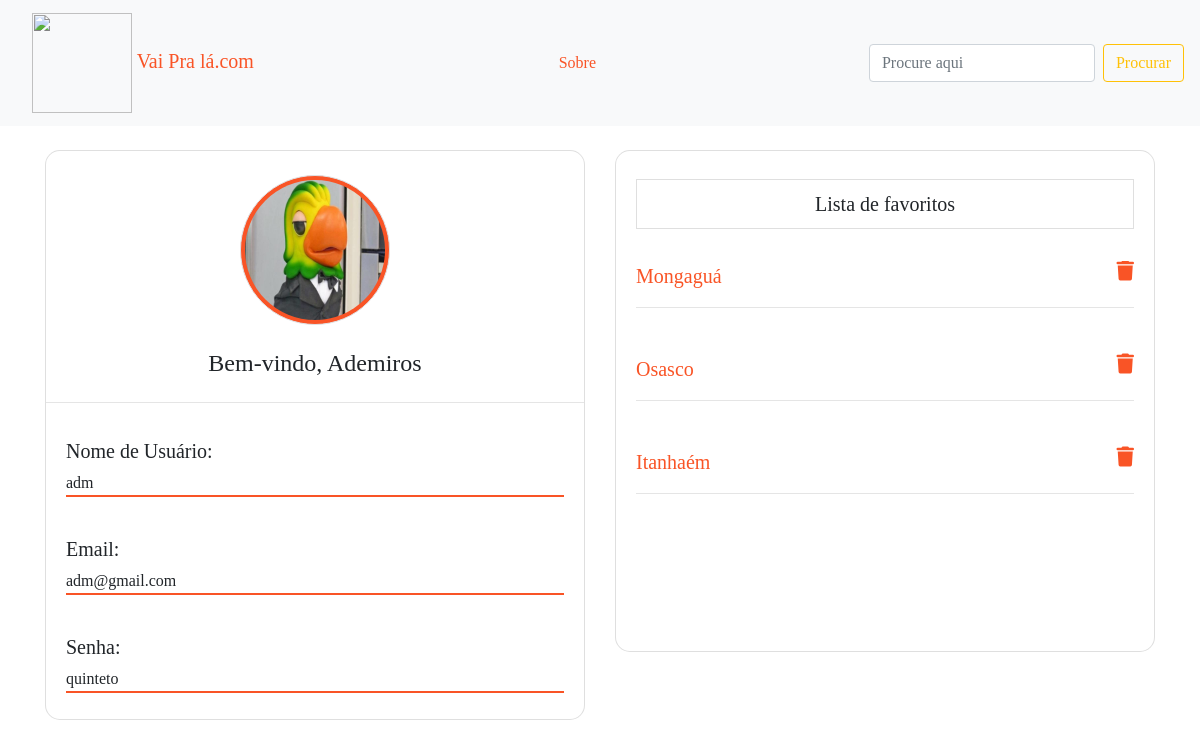
Screenshot of /perfil.php (signed in) with the database file from the repository.
### tables this page shows
CREATE TABLE `usuario` (
  `cd_usuario` int(11) UNSIGNED NOT NULL,
  `nome` varchar(50) NOT NULL,
  `user` varchar(25) NOT NULL,
  `email` varchar(100) NOT NULL,
  `senha` varchar(40) NOT NULL,
  `nivel` int(1) UNSIGNED NOT NULL DEFAULT 1,
  `ativo` int(1) NOT NULL DEFAULT 1,
  `foto` text DEFAULT NULL
);

CREATE TABLE `favorito` (
  `cd_favorito` int(10) UNSIGNED NOT NULL,
  `id_cidade` int(20) UNSIGNED NOT NULL,
  `id_usuario` int(10) UNSIGNED NOT NULL
);

CREATE TABLE `cidade` (
  `cd_cidade` int(3) UNSIGNED NOT NULL,
  `id_estado` int(20) UNSIGNED NOT NULL,
  `nm_cidade` varchar(20) NOT NULL,
  `info` text NOT NULL,
  `maps` varchar(999) NOT NULL,
  `foto` text DEFAULT NULL
);

### perfil.php (the view, shortened to what this page needs)
<?php
include 'banco/conexao.php';
include 'css/header.php';
?>
<?php
if (isset($_SESSION['usuario'])){
	$usuario = $_SESSION['usuario'];
	$user = $_SESSION['user'];
    $email = $_SESSION['email'];
    $senha = $_SESSION['senha'];
}
?>
<!DOCTYPE html>
<html lang="en">
<head>
    <link rel="stylesheet" href="https://maxcdn.bootstrapcdn.com/bootstrap/4.5.2/css/bootstrap.min.css">
    </head>
<body>
    <nav class="navbar nav-expand-lg bg-light">
       <a class="navbar-brand nav-link justify-content-center" href="index.php">
        <img src="img/cristo.png" width="100" class="d-inline-block align-center justify-content-center">
        Vai Pra lá.com
      </a>
      <ul class="nav justify-content-end">
          <li class="nav-item"><a href="sobre.php" class="nav-link">Sobre</a></li>
        </ul>
        <ul class='nav justify-content-end'>
		    <form method='post' action='pesquisa.php' class='form-inline my-2 my-lg-0'>
		    	<input class='form-control mr-sm-2' type='search' id='pesquisa' name='pesquisa' placeholder='Procure aqui'>
		    	<button class='btn btn-outline-warning' type='submit'>Procurar</button>
  		    </form>
        </ul>
    </nav>
    <br>
    <div class='container'>
        <div class='row'>
            <div class='col-sm-6'>
                <div class='card'>
                    <?php
                        $show = "SELECT * FROM usuario WHERE usuario.cd_usuario=".$usuario;
                        if ($query = $mysqli->query($show)) {
                            while ($dados = $query->fetch_object()) {
                                $foto = $dados->cd_usuario;
                                echo "<img class='img-thumbnail img-responsive img-top mx-auto d-block my-4' src='img/usuario/".$foto.".jpg' alt='' width='50' id='foto'>";
                            }
                        }
                    ?>
                    <h4 class='text-center'>Bem-vindo, <?php echo $_SESSION['nome'];?></h4>
                    <hr>
                    <div class='card-body scrollspysite2 float-left' data-spy="scroll" data-target="#navbar-vertical" data-offset="0">
                        <h5>Nome de Usuário:</h5>
                        <p id='coisas'>
                            <?php echo "
                                ".$user;
                            ?>
                        </p>
                        <h5>Email:</h5>
                        <p id='coisas'>
                            <?php echo "
                                ".$email;
                            ?>
                        </p>
                        <h5>Senha:</h5>
                        <p id='coisas'>
                            <?php echo "
                                ".$senha;
                            ?>
                        </p>
                        <br>
                        <br>
                    </div>
                </div>
            </div>
            <br>
            <div class='col-sm-6'>
                <div class='card'>
                    <div class='card-body'>
                        <h5 class='card-title list-group-item my-2 text-center'>Lista de favoritos</h5>
                        <br>
                        <div data-spy="scroll" data-target="#navbar-vertical" data-offset="0" class='scrollspysite'>
                                <?php
                                    $show = "SELECT * FROM favorito, cidade WHERE favorito.id_usuario=".$usuario." AND cidade.cd_cidade=favorito.id_cidade";
                                            if ($query = $mysqli->query($show)) {
                                                while ($dados = $query->fetch_object()) {
                                                    echo "
                                                        <div class='table'>
                                                            <td ><a id='text-favorito' href=cidades.php?codigo_filtro=".$_SESSION['cd_cidade'].">".$dados->nm_cidade."</a></td>
                                                            <td><a id='text-favorito' href=excluir.php?codigo_favorito=$dados->cd_favorito>
                                                            <i class='fas fa-trash float-right'></i></td>
                                                            <hr>
                                                        </div>
                                                        <br>
                                                        ";
                                                }
                                            }
                                ?>
                        </div>
                        <br>
                    </div>
                </div>
            </div>
        </div>
    </div>
</body>
</html>

### img/css/header.php (shortened to what this page needs)
<!DOCTYPE html>
<html>
<head>
<link rel="stylesheet" href="https://maxcdn.bootstrapcdn.com/bootstrap/4.5.2/css/bootstrap.min.css">
<link rel="stylesheet" href="https://stackpath.bootstrapcdn.com/bootstrap/4.3.1/css/bootstrap.min.css">
<link rel="stylesheet" href="https://maxcdn.bootstrapcdn.com/bootstrap/4.5.2/css/bootstrap.min.css">
    <link rel="stylesheet" href="https://maxcdn.bootstrapcdn.com/bootstrap/4.5.2/css/bootstrap.min.css">
    <link rel="stylesheet" href="https://maxcdn.bootstrapcdn.com/bootstrap/4.5.2/css/bootstrap.min.css">
</head>

### perfil.php (style rules this page uses)
* { font-family: 'DM Serif Display', serif; }
body { background-image: url(img/perfil.jpg); background-size: cover; background-repeat: no-repeat; }
a { color:#f95426; }
#foto { width:150px; height:150px; border-radius:50%; background-color:#f95426; display: flex; align-items: center; }
.card { display:flex; border-radius: 15px; }
.scrollspysite { position:relative; overflow: auto; height: 340px; }
.scrollspysite2 { position:relative; overflow: auto; height: 300px; }
#coisas { border-bottom: 2px solid #f95426; margin-bottom: 40px; }
#text-favorito { font-size:20px; }

### rows the page displays
favorito: id_cidade.nm_cidade "Mongaguá"
favorito: id_cidade.nm_cidade "Osasco"
favorito: id_cidade.nm_cidade "Itanhaém"

### other values shown
$_SESSION['nome'] "Ademiros"
$user "adm"
$email "adm@gmail.com"
$senha "quinteto"
